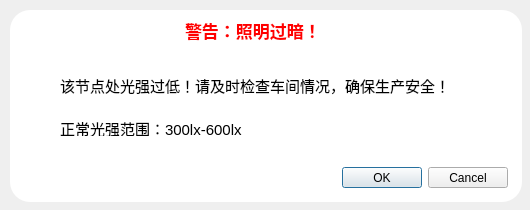
<?xml version="1.0" encoding="UTF-8"?>
<ui version="4.0">
 <class>Dialog_lumtoolow</class>
 <widget class="QDialog" name="Dialog_lumtoolow">
  <property name="geometry">
   <rect>
    <x>0</x>
    <y>0</y>
    <width>530</width>
    <height>210</height>
   </rect>
  </property>
  <property name="windowTitle">
   <string>Dialog</string>
  </property>
  <widget class="QDialogButtonBox" name="buttonBox">
   <property name="geometry">
    <rect>
     <x>167</x>
     <y>167</y>
     <width>341</width>
     <height>21</height>
    </rect>
   </property>
   <property name="orientation">
    <enum>Qt::Horizontal</enum>
   </property>
   <property name="standardButtons">
    <set>QDialogButtonBox::Cancel|QDialogButtonBox::Ok</set>
   </property>
  </widget>
  <widget class="QFrame" name="frame_2">
   <property name="geometry">
    <rect>
     <x>10</x>
     <y>10</y>
     <width>512</width>
     <height>192</height>
    </rect>
   </property>
   <property name="styleSheet">
    <string notr="true">QFrame#frame_2{
	background-color: rgba(255, 255, 255, 255);
	border-radius:20px;
}</string>
   </property>
   <property name="frameShape">
    <enum>QFrame::StyledPanel</enum>
   </property>
   <property name="frameShadow">
    <enum>QFrame::Raised</enum>
   </property>
   <widget class="QLabel" name="label">
    <property name="geometry">
     <rect>
      <x>175</x>
      <y>5</y>
      <width>141</width>
      <height>31</height>
     </rect>
    </property>
    <property name="font">
     <font>
      <family>黑体</family>
      <pointsize>13</pointsize>
      <weight>75</weight>
      <bold>true</bold>
     </font>
    </property>
    <property name="styleSheet">
     <string notr="true">color: rgb(255, 0, 0);</string>
    </property>
    <property name="text">
     <string>警告：照明过暗！</string>
    </property>
   </widget>
   <widget class="QLabel" name="label_2">
    <property name="geometry">
     <rect>
      <x>50</x>
      <y>40</y>
      <width>411</width>
      <height>71</height>
     </rect>
    </property>
    <property name="font">
     <font>
      <pointsize>11</pointsize>
     </font>
    </property>
    <property name="styleSheet">
     <string notr="true"/>
    </property>
    <property name="text">
     <string>该节点处光强过低！请及时检查车间情况，确保生产安全！</string>
    </property>
   </widget>
   <widget class="QLabel" name="label_3">
    <property name="geometry">
     <rect>
      <x>50</x>
      <y>110</y>
      <width>201</width>
      <height>16</height>
     </rect>
    </property>
    <property name="font">
     <font>
      <pointsize>11</pointsize>
     </font>
    </property>
    <property name="text">
     <string>正常光强范围：300lx-600lx</string>
    </property>
   </widget>
   <zorder>label</zorder>
   <zorder>label_3</zorder>
   <zorder>label_2</zorder>
  </widget>
  <zorder>frame_2</zorder>
  <zorder>buttonBox</zorder>
 </widget>
 <resources/>
 <connections>
  <connection>
   <sender>buttonBox</sender>
   <signal>accepted()</signal>
   <receiver>Dialog_lumtoolow</receiver>
   <slot>accept()</slot>
   <hints>
    <hint type="sourcelabel">
     <x>248</x>
     <y>254</y>
    </hint>
    <hint type="destinationlabel">
     <x>157</x>
     <y>274</y>
    </hint>
   </hints>
  </connection>
  <connection>
   <sender>buttonBox</sender>
   <signal>rejected()</signal>
   <receiver>Dialog_lumtoolow</receiver>
   <slot>reject()</slot>
   <hints>
    <hint type="sourcelabel">
     <x>316</x>
     <y>260</y>
    </hint>
    <hint type="destinationlabel">
     <x>286</x>
     <y>274</y>
    </hint>
   </hints>
  </connection>
 </connections>
</ui>
